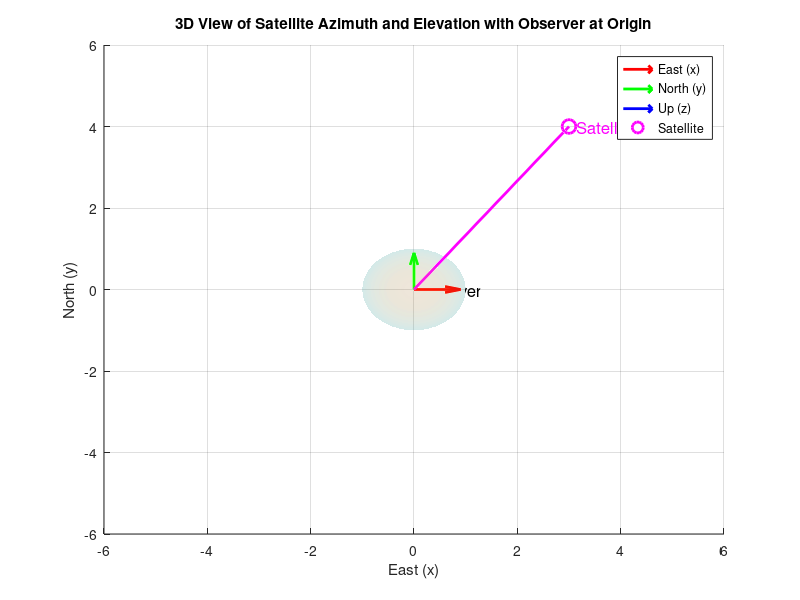

MATLAB code to generate this figure:
% Observer position
observer = [0, 0, 0];

% Satellite position
satellite = [3, 4, 5];

% Plot the Earth coordinate system with observer at the origin
figure;
hold on;
quiver3(0, 0, 0, 1, 0, 0, 'r', 'LineWidth', 2); % East (x)
quiver3(0, 0, 0, 0, 1, 0, 'g', 'LineWidth', 2); % North (y)
quiver3(0, 0, 0, 0, 0, 1, 'b', 'LineWidth', 2); % Up (z)

% Plot the satellite position relative to the observer at the origin
satellite_relative = satellite - observer;
plot3(satellite_relative(1), satellite_relative(2), satellite_relative(3), 'mo', 'MarkerSize', 10, 'LineWidth', 2);
line([observer(1), satellite_relative(1)], [observer(2), satellite_relative(2)], [observer(3), satellite_relative(3)], 'Color', 'm', 'LineWidth', 2);

% Draw a sphere representing the Earth
[X, Y, Z] = sphere(50);
surf(X, Y, Z, 'FaceAlpha', 0.1, 'EdgeColor', 'none');

% Annotate the points
text(satellite_relative(1), satellite_relative(2), satellite_relative(3), '  Satellite', 'Color', 'm', 'FontSize', 12);
text(0, 0, 0, 'Observer', 'Color', 'k', 'FontSize', 12);

% Set plot limits
xlim([-6, 6]);
ylim([-6, 6]);
zlim([-6, 6]);

% Labels and title
xlabel('East (x)');
ylabel('North (y)');
zlabel('Up (z)');
title('3D View of Satellite Azimuth and Elevation with Observer at Origin');
legend('East (x)', 'North (y)', 'Up (z)', 'Satellite', 'Location', 'best');
grid on;
hold off;
